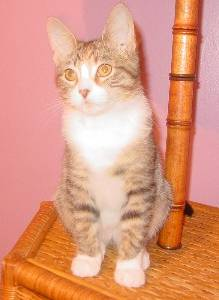
#> input picture CS3-final/cs3-13/data/dogs_cats/original/test/cats/cat.10007.jpg, 219 x 300 px; its folder holds only this picture in this run
$ jupyter execute dogs_cats-pre.ipynb   (shell and % lines are left out)
#> lines starting #> are read from the running program, lines starting #| are printed output that depends on the picture
### Preprocessing of images

#### Import libraries

[cell 1]
import os, glob
import numpy as np
from PIL import Image

[cell 2]
seedval = 111
np.random.seed(seedval)

#### Parameters

[cell 3]
w=56
work_dir=os.path.join('data', 'dogs_cats')
npy_data_base='dogs_cats-data'
npy_labels_base='dogs_cats-labels'
classes=['cats', 'dogs']
num_classes=len(classes)

#### Preprocess images and save them to files

[cell 4]

ok=1
for mode in ["train", "test"]:
    X=[]
    y=[]
    for i in range(num_classes):
        cls=classes[i]
        image_dir=os.path.join(work_dir, 'original', mode, cls)
        image_pat=os.path.join(image_dir, '*.*')
        files=glob.glob(image_pat)
        print("w:", w, " mode:", mode, " class:", cls)
        for f in files:
            img=Image.open(f)
#> img is the input picture: PIL image 219x300 RGB; mean R, G, B 221.1, 154.1, 128.4
            img=img.convert("RGB")
            img=img.resize((w,w))
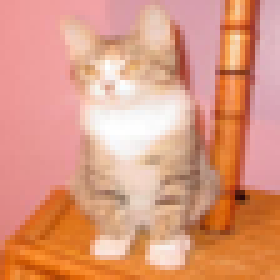
#> img: PIL image 56x56 RGB (shown 5 times larger); mean R, G, B 221.1, 154.1, 128.4
            data=np.array(img)
            X.append(data)
            y.append(i)
    X=np.array(X)
    y=np.array(y)

    # shuffle train data (for validation_split of fit())
    if mode == 'train':
        idx = np.random.permutation(X.shape[0])
#> idx = [1, 0]
        X = X[idx]
        y = y[idx]

    print('Number of data in X:', X.shape[0])
#| Number of data in X: 2
    print('Number of data in y:', y.shape[0])
#| Number of data in y: 2
    npy_data_file='{}-{}-w{}.npy'.format(npy_data_base, mode, w)
    data_file_path=os.path.join(work_dir, npy_data_file)
    npy_labels_file='{}-{}-w{}.npy'.format(npy_labels_base, mode, w)
    labels_file_path=os.path.join(work_dir, npy_labels_file)
    np.save(data_file_path, X)
    np.save(labels_file_path, y)

    if not os.path.exists(data_file_path):
        ok=0
    if not os.path.exists(labels_file_path):
        ok=0

if ok==1:
    print("OK")
